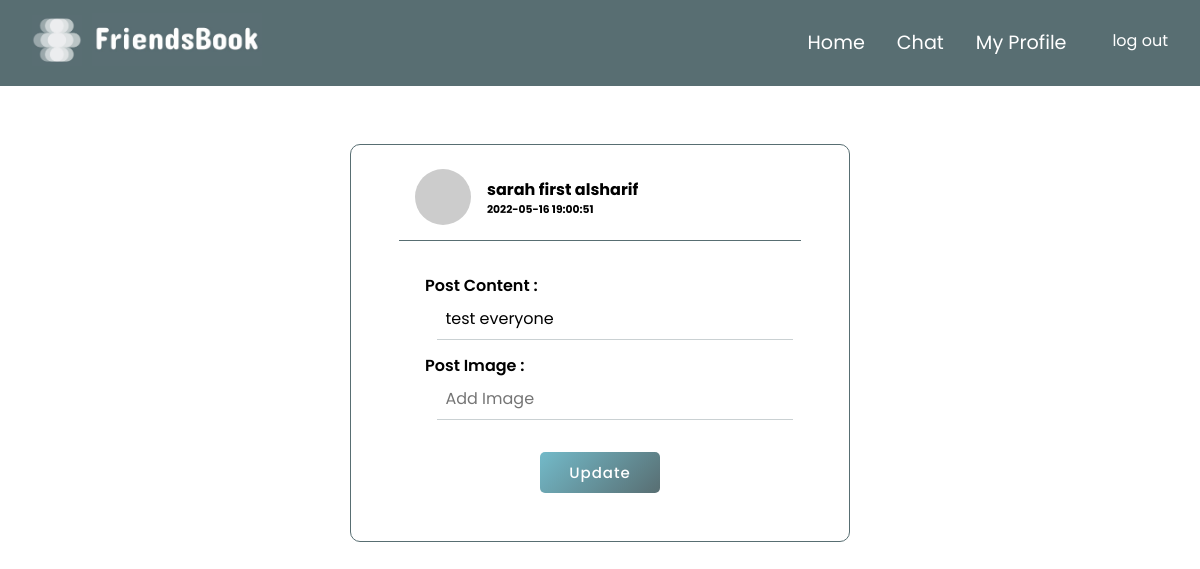
Page /views/edit-post.php?post-id=21 (signed in) on the committed database.
### tables this page shows
CREATE TABLE `user` (
  `id` int(20) NOT NULL,
  `username` varchar(40) NOT NULL,
  `password` varchar(40) NOT NULL,
  `email` varchar(40) NOT NULL,
  `first-name` varchar(40) NOT NULL,
  `last-name` varchar(40) NOT NULL,
  `tele-No` varchar(15) NOT NULL,
  `address` varchar(100) NOT NULL,
  `gender` varchar(10) NOT NULL,
  `image-url` text NOT NULL
);

CREATE TABLE `post` (
  `id` int(20) NOT NULL,
  `user-id` int(20) NOT NULL,
  `image-url` text NOT NULL,
  `text-content` text NOT NULL,
  `date` datetime NOT NULL
);

### models/posts.php (called while the page is built, shortened)
<?php
	function getPostToUpdate($postId)
	{
		require dirname(__DIR__) . "/util/dbconnection.php";
		$query = "SELECT * FROM post WHERE `id`= $postId";
		$result = mysqli_query($conn, $query);
		if (mysqli_num_rows($result) > 0) {
			$postInfo = mysqli_fetch_assoc($result);
			$array = array(
				"id" => $postInfo['id'], "user-id" => $postInfo['user-id'],
				"image-url" => $postInfo['image-url'], "text-content" => $postInfo['text-content'],
				"date" => $postInfo['date']
			);
			return $array;
		} else echo "<h4 class='message'>Ops, No posts found !</h4>";
	}
?>

### models/users.php (called while the page is built, shortened)
<?php
		function getUserInfo($userId) {
		require dirname(__DIR__)."/util/dbconnection.php";
		$query = "SELECT * FROM user WHERE id = $userId";
		$result = mysqli_query($conn,$query);
		if($result){
			if($userInfo = mysqli_fetch_assoc($result)){
				$array=array("id"=>$userInfo['id'],"username"=>$userInfo['username'],
						 "email"=>$userInfo['email'],"first-name"=>$userInfo['first-name'],
						 "last-name"=>$userInfo['last-name'],"tele-No"=>$userInfo['id'],
						 "address"=>$userInfo['address'],"image-url"=>$userInfo['image-url']);
				return $array;
			}
		} else echo mysqli_error($conn);
	}
?>

### components/updatePost.php (the view, shortened to what this page needs)
<?php
function getPostInfo(){
    require dirname(__DIR__)."/util/dbconnection.php";
    include_once dirname(__DIR__)."/models/users.php";
    include_once dirname(__DIR__)."/models/posts.php";
    if(isset($_GET['post-id'])){
        $postId = $_GET['post-id'];
        $postInfo =getPostToUpdate($postId);
        $userId = $postInfo['user-id'];
        $userInfo = getUserInfo($userId);
        $userImageUrl = $userInfo["image-url"];
        $firstName = $userInfo["first-name"];
		$lastName = $userInfo["last-name"];
		$postImageUrl = $postInfo["image-url"];
        $imagePost = ($postImageUrl?"<input type='text' name='imagePost' value='$postImageUrl'><br>":"<input type='text' name='imagePost' placeholder='Add Image'><br>");
        $date = $postInfo['date'];
        $postContent= $postInfo["text-content"];
        $postContent =strip_tags($postContent);;
        $postContentcheck = ($postContent?"<input type='text' name='postContent' value='$postContent'><br>":"<input type='text' name='imagePost' placeholder='Add Text'><br>");
        echo "<div>
               <form method ='post' id='edit__postForm'>
                <div class='post__userInfo'>
                <img src='$userImageUrl' class='post__userImage1'>
                <div class='wrapper'>
                <h4 class='post__userName'>$firstName $lastName</h4>
                <h6>$date</h6>
                </div>
                </div>
                <div class='line'></div>
                <div class='edit__post'>
                <label>Post Content : </label>
                $postContentcheck
                <label>Post Image : </label>
                $imagePost
                </div>
                <div class='button__div'>
                <button type='submit' name='update'>Update</button>
                </div>
               </form>
            </div>
        ";
        }else{
        header("location: ../views/profile.php");
    }
}
?>

### styles/navbar.css (style rules this page uses)
* { margin: 0; padding: 0; list-style-type: none; text-decoration: none; box-sizing: border-box; transition: all .3s ease-in-out; font-family: 'Poppins', sans-serif; }
body { height: fit-content; }

### styles/edit-post.css (style rules this page uses)
* { margin:0; padding: 0; }
#edit__postForm { border-radius: 10px; max-width: 500px; min-width: 180px; padding: 1rem 3rem 3rem 3rem ; display: flex; flex-direction: column; border: 1px solid #586e72; }
.edit__post { padding:2rem 1.4rem 1.2rem 1.5rem; width: 100%; }
.line { width: 100%; margin-top: 7px; height: 1px; background-color: #586e72; }
.edit__post >input { outline: none; margin: 0 0.4rem 0.8rem 0.9rem; font-size: 1rem; border-top: none; border-left: none; border-right: none; padding: 0.5rem; width: 100%; transition: all 0.3s ease; border-bottom: 1px solid #586e7250; }
.edit__post>label { font-weight: 600; padding: 2px; }
.button__div { width: 100%; display: flex; align-items: center; justify-content: center; }
button { height: 100%; width: 30%; border-radius: 5px; border: none; color: #fff; font-size: 15px; font-weight: 500; padding:9px 0px; letter-spacing: 1px; cursor: pointer; transition: all 0.3s ease; background: linear-gradient(135deg,#73bac9,#586e72); }

### styles/post.css (style rules this page uses)
.post__userInfo { display: flex; align-items: center; }
.post__userImage1 { width: 3.5rem; border-radius: 50px; margin: 0.5rem 1rem; }

### rows in the picture
user: value "sarah first", value "alsharif"
post: date "2022-05-16 19:00:51", postContent "test everyone"
